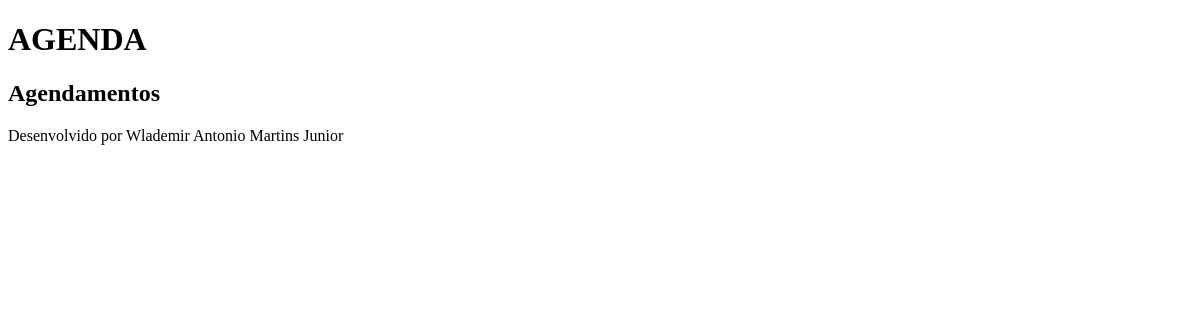
Before: /agenda/ with the older database file.
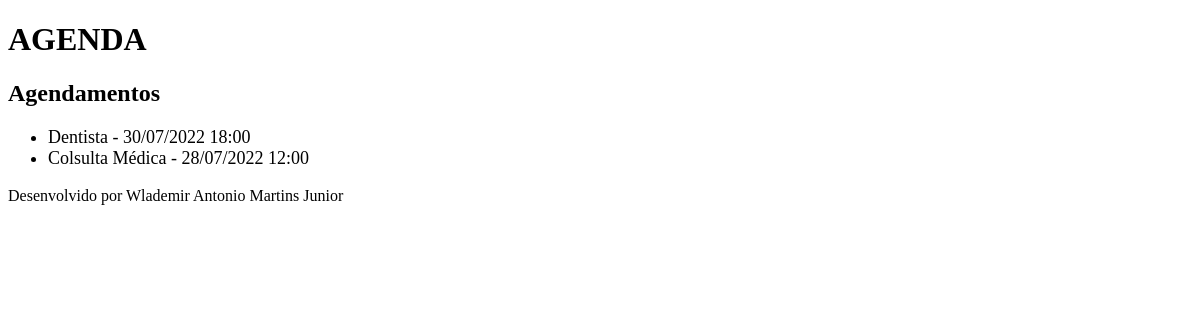
After: the same page with the newer database file.
### core/models.py (models this page shows, shortened)
class Evento(models.Model):
    titulo = models.CharField(max_length=100)
    descricao = models.TextField(blank=True, null=True)
    data_evento = models.DateTimeField()
    data_criacao = models.DateTimeField(auto_now=True)
    usuario = models.ForeignKey(User, on_delete=models.CASCADE)
    class Meta:
        db_table = 'evento'
    def get_data_evento(self):
        return self.data_evento.strftime('%d/%m/%Y %H:%M')

### core/views.py (the view)
# urls.py: path('agenda/', views.lista_eventos),
def lista_eventos(request):
    evento = Evento.objects.all()
    response = {'eventos': evento}
    return render(request, 'agenda.html', response)

### templates/agenda.html
{% extends 'model-page.html' %}
{% block content %}
    <h2>Agendamentos</h2>
    <ul style="font-size: 18px;">
    {% for evento in eventos %}
        <li>{{ evento.titulo }} - {{ evento.get_data_evento }}</li>
    {% endfor %}
    </ul>
{% endblock %}

### templates/model-page.html
<!DOCTYPE html>
<html lang="en">
<head>
    {% include 'model-header.html' %}
</head>
<body>
    {% block content %} {% endblock %}
    {% include 'model-footer.html' %}
</body>
</html>

### templates/model-header.html (shortened to what this page needs)
    <h1>AGENDA</h1>

### templates/model-footer.html
<p>Desenvolvido por Wlademir Antonio Martins Junior</p>

Changed rows visible on the page:
added Evento: titulo "Dentista", get_data_evento "30/07/2022 18:00"
added Evento: titulo "Colsulta Médica", get_data_evento "28/07/2022 12:00"
